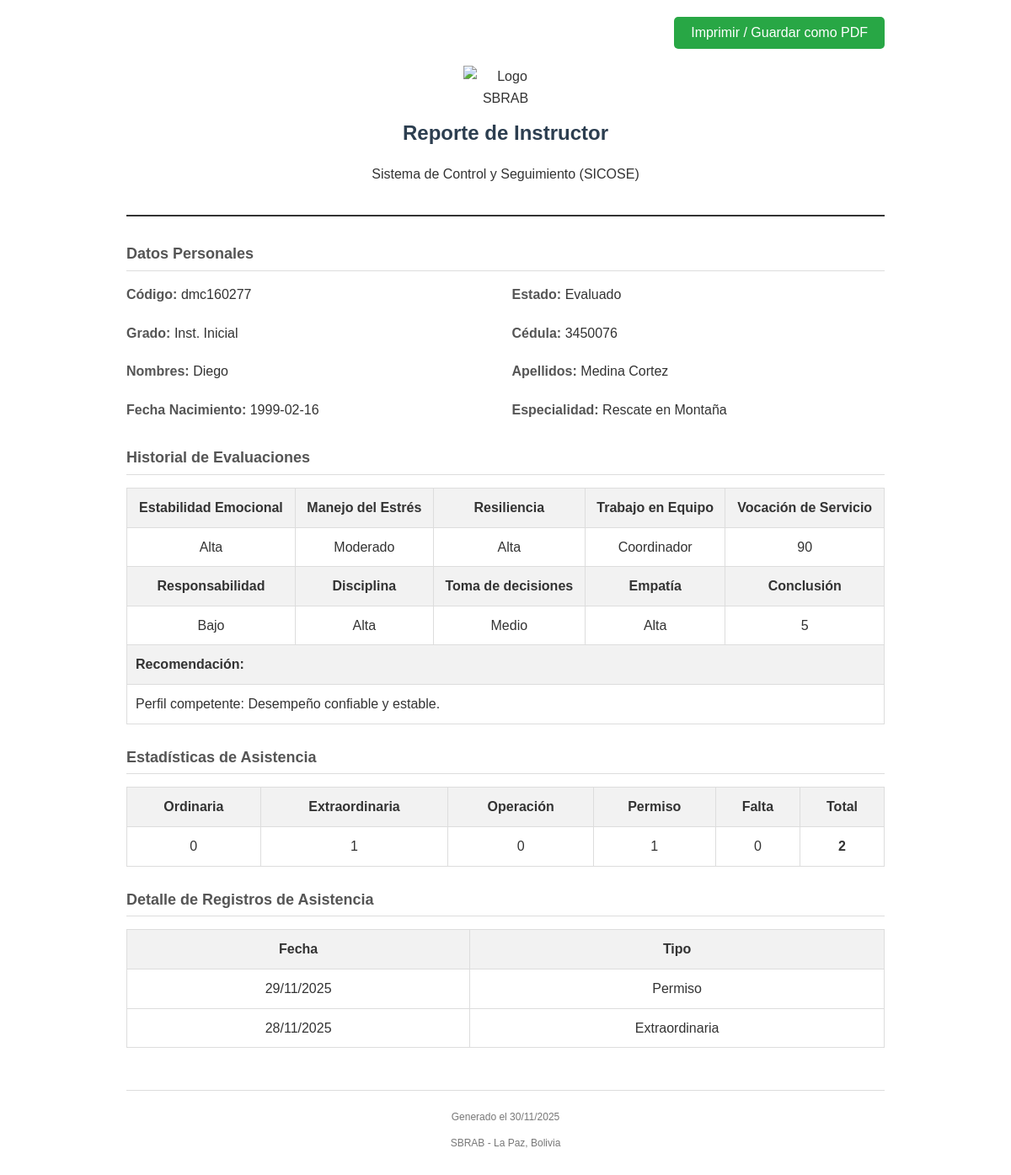
/generar_reporte.php?id=5, run on the app's committed database.
### tables this page shows
CREATE TABLE instructores (
    id INTEGER PRIMARY KEY AUTOINCREMENT,
    codigo TEXT NOT NULL UNIQUE,
    grado TEXT NOT NULL,
    nombres TEXT NOT NULL,
    apellido_paterno TEXT NOT NULL,
    apellido_materno TEXT NOT NULL,
    cedula TEXT NOT NULL,
    fecha_nacimiento DATE NOT NULL,
    especialidad TEXT NOT NULL,
    estado TEXT NOT NULL
);

CREATE TABLE evaluaciones (
            cod INTEGER PRIMARY KEY AUTOINCREMENT,
            instructor_id INTEGER NOT NULL,
            EE INTEGER,
            ME INTEGER,
            RE INTEGER,
            TE INTEGER,
            VS INTEGER,
            RS INTEGER,
            DI INTEGER,
            TD INTEGER,
            EM INTEGER,
            CON INTEGER,
            Reco VARCHAR(255),
            FOREIGN KEY (instructor_id) REFERENCES instructores(id)
        );

CREATE TABLE asistencia (
        id INTEGER PRIMARY KEY AUTOINCREMENT,
        instructor_id INTEGER NOT NULL,
        fecha DATE NOT NULL,
        tipo VARCHAR(50) NOT NULL,
        FOREIGN KEY (instructor_id) REFERENCES instructores(id)
    );

### generar_reporte.php (the view, shortened to what this page needs)
<?php
require_once 'data/db.php';
$id = intval($_GET['id']);
try {
    $stmt = $pdo->prepare("SELECT * FROM instructores WHERE id = ?");
    $stmt->execute([$id]);
    $instructor = $stmt->fetch(PDO::FETCH_ASSOC);
    $evaluaciones = [];
    try {
        $stmtEval = $pdo->prepare("SELECT * FROM evaluaciones WHERE instructor_id = ?");
        $stmtEval->execute([$id]);
        $evaluaciones = $stmtEval->fetchAll(PDO::FETCH_ASSOC);
    } catch (PDOException $e) {
        $errorEvaluaciones = $e->getMessage();
    }
    $asistencias = [];
    $estadisticasAsistencia = [
        'Ordinaria' => 0,
        'Extraordinaria' => 0,
        'Operación' => 0,
        'Permiso' => 0,
        'Falta' => 0,
        'total' => 0
    ];
    try {
        $stmtAsis = $pdo->prepare("SELECT fecha, tipo FROM asistencia WHERE instructor_id = ? ORDER BY fecha DESC");
        $stmtAsis->execute([$id]);
        $asistencias = $stmtAsis->fetchAll(PDO::FETCH_ASSOC);
        foreach ($asistencias as $asistencia) {
            $estadisticasAsistencia[$asistencia['tipo']]++;
            $estadisticasAsistencia['total']++;
        }
    } catch (PDOException $e) {
        $errorAsistencias = $e->getMessage();
    }
} catch (PDOException $e) {
    die("Error al cargar datos: " . $e->getMessage());
}
?>
<!DOCTYPE html>
<html lang="es">
<head>
</head>
<body>
    <div class="no-print" style="text-align: right;">
        <button onclick="window.print()" class="btn-print">Imprimir / Guardar como PDF</button>
    </div>
    <div class="header">
        <img src="../images/sbrab_escudo.png" alt="Logo SBRAB" class="logo">
        <h1>Reporte de Instructor</h1>
        <p>Sistema de Control y Seguimiento (SICOSE)</p>
    </div>
    <div class="section">
        <h2>Datos Personales</h2>
        <div class="info-grid">
            <div class="info-item"><span class="label">Código:</span> <?= htmlspecialchars($instructor['codigo']) ?></div>
            <div class="info-item"><span class="label">Estado:</span> <?= ucfirst(htmlspecialchars($instructor['estado'])) ?></div>
            <div class="info-item"><span class="label">Grado:</span> <?= htmlspecialchars($instructor['grado']) ?></div>
            <div class="info-item"><span class="label">Cédula:</span> <?= htmlspecialchars($instructor['cedula']) ?></div>
            <div class="info-item"><span class="label">Nombres:</span> <?= htmlspecialchars($instructor['nombres']) ?></div>
            <div class="info-item"><span class="label">Apellidos:</span> <?= htmlspecialchars($instructor['apellido_paterno'] . ' ' . $instructor['apellido_materno']) ?></div>
            <div class="info-item"><span class="label">Fecha Nacimiento:</span> <?= htmlspecialchars($instructor['fecha_nacimiento']) ?></div>
            <div class="info-item"><span class="label">Especialidad:</span> <?= htmlspecialchars($instructor['especialidad']) ?></div>
        </div>
    </div>
    <div class="section">
        <h2>Historial de Evaluaciones</h2>
        <?php
        function getEstabilidadEmocionalDescription($value)
        {
            $value = (int)$value;
            if ($value >= 7 && $value <= 10) return 'Alta';
            return 'Desconocido';
        }
        function getManejoEstresDescription($value)
        {
            $value = (int)$value;
            if ($value >= 14 && $value <= 26) return 'Moderado';
            return 'Desconocido';
        }
        function getResilienciaDescription($value)
        {
            $value = (int)$value;
            if ($value >= 51 && $value <= 76) return 'Alta';
            return 'Desconocido';
        }
        function getTrabajoEquipoDescription($value)
        {
            $value = (int)$value;
            switch ($value) {
                case 2:
                    return 'Coordinador';
            }
        }
        function getResponsabilidadDescription($value)
        {
            $value = (int)$value;
            switch ($value) {
                case 1:
                    return 'Bajo';
            }
        }
        function getDisciplinaDescription($value)
        {
            $value = (int)$value;
            if ($value >= 21 && $value <= 30) return 'Alta';
            return 'Desconocido';
        }
        function getTomaDecisionesDescription($value)
        {
            $value = (int)$value;
            switch ($value) {
                case 2:
                    return 'Medio';
            }
        }
        function getEmpatiaDescription($value)
        {
            $value = (int)$value;
            if ($value >= 19 && $value <= 28) return 'Alta';
            return 'Desconocido';
        }
        ?>
        <?php if (!empty($evaluaciones)): ?>
            <?php foreach ($evaluaciones as $eval): ?>
                <table>
                    <tr>
                        <th>Estabilidad Emocional</th>
                        <th>Manejo del Estrés</th>
                        <th>Resiliencia</th>
                        <th>Trabajo en Equipo</th>
                        <th>Vocación de Servicio</th>
                    </tr>
                    <tr>
                        <td><?= htmlspecialchars(getEstabilidadEmocionalDescription($eval['EE'] ?? null)) ?></td>
                        <td><?= htmlspecialchars(getManejoEstresDescription($eval['ME'] ?? null)) ?></td>
                        <td><?= htmlspecialchars(getResilienciaDescription($eval['RE'] ?? null)) ?></td>
                        <td><?= htmlspecialchars(getTrabajoEquipoDescription($eval['TE'] ?? null)) ?></td>
                        <td><?= htmlspecialchars($eval['VS'] ?? 'N/A') ?></td>
                    </tr>
                    <tr>
                        <th>Responsabilidad</th>
                        <th>Disciplina</th>
                        <th>Toma de decisiones</th>
                        <th>Empatía</th>
                        <th>Conclusión</th>
                    </tr>
                    <tr>
                        <td><?= htmlspecialchars(getResponsabilidadDescription($eval['RS'] ?? null)) ?></td>
                        <td><?= htmlspecialchars(getDisciplinaDescription($eval['DI'] ?? null)) ?></td>
                        <td><?= htmlspecialchars(getTomaDecisionesDescription($eval['TD'] ?? null)) ?></td>
                        <td><?= htmlspecialchars(getEmpatiaDescription($eval['EM'] ?? null)) ?></td>
                        <td><?= htmlspecialchars($eval['CON'] ?? 'N/A') ?></td>
                    </tr>
                    <tr>
                        <th colspan="5" style="text-align: left;">Recomendación:</th>
                    </tr>
                    <tr>
                        <td colspan="5" style="text-align: left;"><?= htmlspecialchars($eval['Reco'] ?? '') ?></td>
                    </tr>
                </table>
            <?php endforeach; ?>
        <?php endif; ?>
    </div>
    <?php if (!empty($asistencias)): ?>
        <div class="section">
            <h2>Estadísticas de Asistencia</h2>
            <table>
                <thead>
                    <tr>
                        <th>Ordinaria</th>
                        <th>Extraordinaria</th>
                        <th>Operación</th>
                        <th>Permiso</th>
                        <th>Falta</th>
                        <th>Total</th>
                    </tr>
                </thead>
                <tbody>
                    <tr>
                        <td><?= $estadisticasAsistencia['Ordinaria'] ?></td>
                        <td><?= $estadisticasAsistencia['Extraordinaria'] ?></td>
                        <td><?= $estadisticasAsistencia['Operación'] ?></td>
                        <td><?= $estadisticasAsistencia['Permiso'] ?></td>
                        <td><?= $estadisticasAsistencia['Falta'] ?></td>
                        <td><strong><?= $estadisticasAsistencia['total'] ?></strong></td>
                    </tr>
                </tbody>
            </table>
        </div>
        <div class="section">
            <h2>Detalle de Registros de Asistencia</h2>
            <table>
                <thead>
                    <tr>
                        <th>Fecha</th>
                        <th>Tipo</th>
                    </tr>
                </thead>
                <tbody>
                    <?php foreach ($asistencias as $asis): ?>
                        <tr>
                            <td><?= date('d/m/Y', strtotime($asis['fecha'])) ?></td>
                            <td><?= htmlspecialchars($asis['tipo']) ?></td>
                        </tr>
                    <?php endforeach; ?>
                </tbody>
            </table>
        </div>
    <?php endif; ?>
    <div class="footer">
        <p>Generado el <?= date('d/m/Y') ?></p>
        <p>SBRAB - La Paz, Bolivia</p>
    </div>
</body>
</html>

### generar_reporte.php (style rules this page uses)
body { font-family: Arial, sans-serif; line-height: 1.6; color: #333; max-width: 900px; margin: 0 auto; padding: 20px; }
.header { text-align: center; margin-bottom: 30px; border-bottom: 2px solid #333; padding-bottom: 20px; }
.logo { max-width: 100px; margin-bottom: 10px; }
h1 { margin: 0; font-size: 24px; color: #2c3e50; }
h2 { font-size: 18px; color: #555; border-bottom: 1px solid #ddd; padding-bottom: 5px; margin-top: 25px; }
.info-grid { display: grid; grid-template-columns: 1fr 1fr; gap: 15px; margin-bottom: 20px; }
.info-item { margin-bottom: 5px; }
.label { font-weight: bold; color: #555; }
table { width: 100%; border-collapse: collapse; margin-top: 15px; margin-bottom: 20px; }
th, td { border: 1px solid #ddd; padding: 10px; text-align: center; }
th { background-color: #f2f2f2; font-weight: bold; }
.footer { margin-top: 50px; text-align: center; font-size: 12px; color: #777; border-top: 1px solid #ddd; padding-top: 10px; }
.btn-print { display: inline-block; background-color: #28a745; color: white; padding: 10px 20px; text-decoration: none; border-radius: 5px; margin-bottom: 20px; cursor: pointer; border: none; font-size: 16px; }

### data on the page
instructores: codigo "dmc160277", estado "Evaluado", grado "Inst. Inicial", cedula "3450076", nombres "Diego", apellido_paterno+apellido_materno "Medina Cortez", fecha_nacimiento "1999-02-16", especialidad "Rescate en Montaña"
evaluaciones: EE "Alta", ME "Moderado", RE "Alta", TE "Coordinador", VS "90", RS "Bajo", DI "Alta", TD "Medio", EM "Alta", CON "5", Reco "Perfil competente: Desempeño confiable y estable.", RS "1"
asistencia: fecha "29/11/2025", tipo "Permiso"
asistencia: fecha "28/11/2025", tipo "Extraordinaria"

### other printed values
$estadisticasAsistencia['Ordinaria'] "0"
$estadisticasAsistencia['Operación'] "0"
$estadisticasAsistencia['Falta'] "0"
$estadisticasAsistencia['total'] "2"
